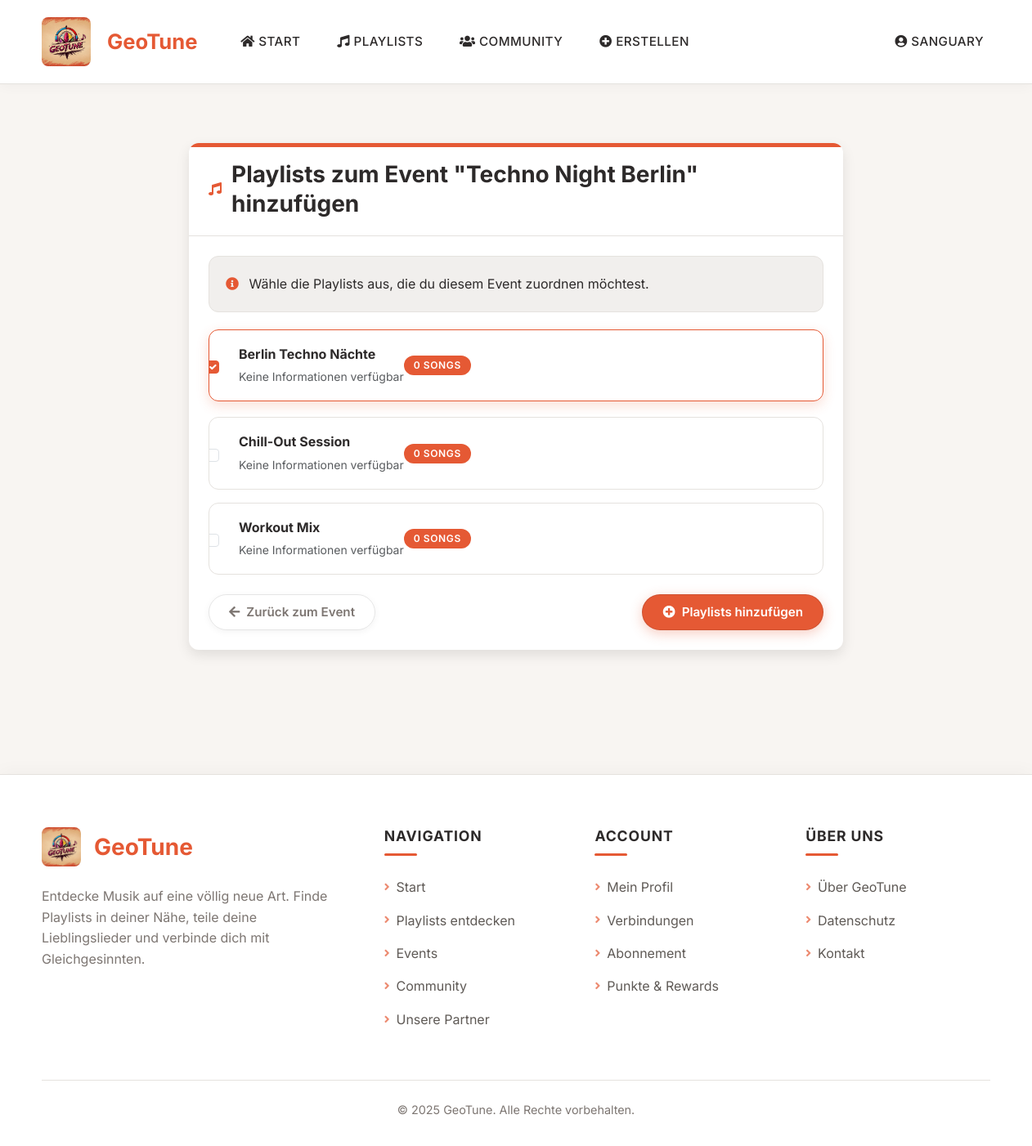
The app's page /events/2/playlist-hinzufuegen/ (signed in) with its own data.
### geotune/models.py (models this page shows, shortened)
class Nutzer(AbstractUser):
    bio = models.TextField(blank=True)
    profilbild = models.ImageField(upload_to='profile_pics/', blank=True, null=True)
    premium_status = models.BooleanField(default=False)

class Event(models.Model):
    name = models.CharField(max_length=100)
    beschreibung = models.TextField()
    datum = models.DateTimeField()
    ort = models.ForeignKey(Standort, on_delete=models.CASCADE, related_name='events')
    erstellt_von = models.ForeignKey(Nutzer, on_delete=models.CASCADE, related_name='erstellte_events')
    teilnehmer = models.ManyToManyField(Nutzer, related_name='teilgenommene_events')
    partner = models.ForeignKey(Partner, on_delete=models.SET_NULL, null=True, blank=True, related_name='gesponserte_events')
    playlists = models.ManyToManyField(Playlist, related_name='events', blank=True)
    bild = models.ImageField(upload_to='event_images/', blank=True, null=True)
    max_teilnehmer = models.IntegerField(null=True, blank=True)
    class Meta:
        ordering = ['datum']

class Playlist(models.Model):
    name = models.CharField(max_length=100)
    beschreibung = models.TextField(blank=True)
    erstellungsdatum = models.DateTimeField(default=timezone.now)
    erstellt_von = models.ForeignKey(Nutzer, on_delete=models.CASCADE, related_name='erstellte_playlists')
    ist_oeffentlich = models.BooleanField(default=True)
    anzahl_aufrufe = models.IntegerField(default=0)
    genres = models.ManyToManyField(Genre, related_name='playlists')
    standorte = models.ManyToManyField(Standort, through='PlaylistStandort', related_name='playlists')
    def __str__(self):
        return self.name

### geotune/views.py (the view)
# urls.py: path('events/<int:event_id>/playlist-hinzufuegen/', views.event_playlist_hinzufuegen, name='event_playlist_hinzufuegen'),
@login_required
def event_playlist_hinzufuegen(request, event_id):
    event = get_object_or_404(Event, id=event_id)
    if event.erstellt_von != request.user:
        messages.error(request, 'Du bist nicht berechtigt, Playlists zu diesem Event hinzuzufügen.')
        return redirect('event_detail', event_id=event.id)
    if request.method == 'POST':
        form = EventPlaylistForm(request.POST, user=request.user)
        if form.is_valid():
            selected_playlists = form.cleaned_data['playlists']
            for playlist in selected_playlists:
                event.playlists.add(playlist)
            messages.success(request, 'Playlists erfolgreich zum Event hinzugefügt!', extra_tags='toast')
            return redirect('event_detail', event_id=event.id)
    else:
        initial_playlists = event.playlists.filter(erstellt_von=request.user)
        form = EventPlaylistForm(user=request.user, initial={'playlists': initial_playlists})
    return render(request, 'geotune/event_playlist_form.html', {
        'form': form,
        'event': event
    })

### geotune/forms.py
class EventPlaylistForm(forms.Form, GeoTuneFormMixin):
    playlists = forms.ModelMultipleChoiceField(
        queryset=Playlist.objects.none(),
        required=True,
        label="Playlists auswählen",
        widget=forms.CheckboxSelectMultiple(attrs={'class': 'form-check-input'})
    )
    def __init__(self, *args, **kwargs):
        user = kwargs.pop('user', None)
        event = kwargs.pop('event', None)
        super().__init__(*args, **kwargs)
        if user:
            if event:
                self.fields['playlists'].queryset = Playlist.objects.filter(
                    erstellt_von=user
                ).exclude(
                    events=event
                )
            else:
                self.fields['playlists'].queryset = Playlist.objects.filter(erstellt_von=user)

### geotune/context_processors.py (called while the page is built)
def verbindungsanfragen(request):
    anzahl = 0
    if request.user.is_authenticated:
        anzahl = request.user.erhaltene_verbindungen.filter(status='angefragt').count()
    return {'anzahl_verbindungsanfragen': anzahl}

### geotune/templates/geotune/event_playlist_form.html (shortened to what this page needs)
{% extends 'geotune/base.html' %}
{% load static %}
{% load geotune_extras %}
{% block content %}
<div class="playlist-form-container">
    <div class="playlist-form-card">
        <div class="custom-card-header">
            <i class="fas fa-music"></i>
            <h3>Playlists zum Event "{{ event.name }}" hinzufügen</h3>
        </div>
        <div class="card-body p-4">
            {% if form.playlists %}
                <form method="post" id="playlistForm">
                    <div class="mb-4">
                        <div class="alert-custom-info mb-4">
                            <i class="fas fa-info-circle"></i> Wähle die Playlists aus, die du diesem Event zuordnen möchtest.
                        </div>
                        <div class="playlist-selection">
                            {% for playlist_option in form.playlists %}
                                <div class="playlist-option">
                                    <div class="card-body">
                                        <div class="form-check">
                                            {{ playlist_option.tag }}
                                            <label class="form-check-label" for="{{ playlist_option.id_for_label }}">
                                                <div class="d-flex justify-content-between w-100">
                                                    <div>
                                                        <div class="fw-bold">{{ playlist_option.choice_label }}</div>
                                                        {% if playlist_option.choice_value %}
                                                        <small class="text-muted">{{ playlist_option.choice_value|get_playlist_info }}</small>
                                                        {% else %}
                                                        <small class="text-muted">Keine Informationen verfügbar</small>
                                                        {% endif %}
                                                    </div>
                                                    <div class="badge bg-primary rounded-pill align-self-center">
                                                        {% if playlist_option.choice_value %}
                                                        {{ playlist_option.choice_value|get_playlist_song_count }} Songs
                                                        {% else %}
                                                        0 Songs
                                                        {% endif %}
                                                    </div>
                                                </div>
                                            </label>
                                        </div>
                                    </div>
                                </div>
                            {% endfor %}
                        </div>
                    </div>
                    <div class="d-flex justify-content-between mt-4">
                        <a href="{% url 'event_detail' event.id %}" class="btn btn-outline-secondary">
                            <i class="fas fa-arrow-left me-2"></i>Zurück zum Event
                        </a>
                        <button type="submit" class="btn btn-primary">
                            <i class="fas fa-plus-circle me-2"></i>Playlists hinzufügen
                        </button>
                    </div>
                </form>
            {% endif %}
        </div>
    </div>
</div>
{% endblock %}

### geotune/templates/geotune/base.html (shortened to what this page needs)
<!DOCTYPE html>
<html lang="de">
<head>
    <link href="https://cdn.jsdelivr.net/npm/bootstrap@5.3.2/dist/css/bootstrap.min.css" rel="stylesheet">
    <link rel="stylesheet" href="https://cdn.jsdelivr.net/npm/bootstrap-icons@1.11.1/font/bootstrap-icons.css">
    <link rel="stylesheet" href="https://cdnjs.cloudflare.com/ajax/libs/font-awesome/5.15.4/css/all.min.css">
    {% load static %}
    <link rel="stylesheet" href="{% static 'geotune/css/style.css' %}">
    <link rel="stylesheet" href="https://unpkg.com/leaflet@1.7.1/dist/leaflet.css">
</head>
<body>
    <nav class="navbar navbar-expand-lg">
        <div class="container">
            <a class="navbar-brand" href="{% url 'index' %}">
                {% load static %}
                <div class="d-flex align-items-center">
                    <img src="{% static 'media/GeoTune_Logo.jpg' %}" alt="GeoTune Logo" class="navbar-logo">
                    <span class="ms-2">GeoTune</span>
                </div>
            </a>
            <div class="collapse navbar-collapse" id="navbarNav">
                <ul class="navbar-nav me-auto">
                    <li class="nav-item">
                        <a class="nav-link" href="{% url 'index' %}">
                            <i class="fas fa-home"></i> Start
                        </a>
                    </li>
                    {% if user.is_authenticated %}
                        <li class="nav-item dropdown">
                            <a class="nav-link" href="#" id="playlistsDropdown" role="button"
                               data-bs-toggle="dropdown" aria-expanded="false">
                                <i class="fas fa-music"></i> Playlists
                            </a>
                        </li>
                        <li class="nav-item dropdown">
                            <a class="nav-link" href="#" id="communityDropdown" role="button"
                               data-bs-toggle="dropdown" aria-expanded="false">
                                <i class="fas fa-users"></i> Community
                            </a>
                        </li>
                        <li class="nav-item dropdown">
                            <a class="nav-link" href="#" id="navbarDropdown" role="button"
                               data-bs-toggle="dropdown" aria-expanded="false">
                                <i class="fas fa-plus-circle"></i> Erstellen
                            </a>
                        </li>
                    {% endif %}
                </ul>
                <ul class="navbar-nav">
                    {% if user.is_authenticated %}
                        <li class="nav-item dropdown">
                            <a class="nav-link" href="#" id="userDropdown" role="button"
                               data-bs-toggle="dropdown" aria-expanded="false">
                                <i class="fas fa-user-circle"></i> {{ user.username }}
                            </a>
                        </li>
                    {% endif %}
                </ul>
            </div>
        </div>
    </nav>
    <main class="container py-4">
        {% block content %}{% endblock %}
    </main>
    <footer class="footer">
        <div class="container">
            <div class="footer-container">
                <div class="footer-brand">
                    <div class="footer-logo">
                        <img src="{% static 'media/GeoTune_Logo.jpg' %}" alt="GeoTune Logo">
                        <h3>GeoTune</h3>
                    </div>
                    <p class="footer-description">
                        Entdecke Musik auf eine völlig neue Art. Finde Playlists in deiner Nähe, teile deine Lieblingslieder und verbinde dich mit Gleichgesinnten.
                    </p>
                </div>
                <div class="footer-columns">
                    <div class="footer-column">
                        <h5 class="footer-title">Navigation</h5>
                        <ul class="footer-links">
                            <li><a href="{% url 'index' %}"><i class="fas fa-angle-right"></i> Start</a></li>
                            {% if user.is_authenticated %}
                                <li><a href="{% url 'playlists_in_der_naehe' %}"><i class="fas fa-angle-right"></i> Playlists entdecken</a></li>
                                <li><a href="{% url 'events' %}"><i class="fas fa-angle-right"></i> Events</a></li>
                                <li><a href="{% url 'nutzer_empfehlungen' %}"><i class="fas fa-angle-right"></i> Community</a></li>
                                <li><a href="{% url 'partner' %}"><i class="fas fa-angle-right"></i> Unsere Partner</a></li>
                            {% endif %}
                        </ul>
                    </div>
                    <div class="footer-column">
                        <h5 class="footer-title">Account</h5>
                        <ul class="footer-links">
                            {% if user.is_authenticated %}
                                <li><a href="{% url 'nutzerprofil' %}"><i class="fas fa-angle-right"></i> Mein Profil</a></li>
                                <li><a href="{% url 'verbindungen' %}"><i class="fas fa-angle-right"></i> Verbindungen</a></li>
                                <li><a href="{% url 'abonnement_verwalten' %}"><i class="fas fa-angle-right"></i> Abonnement</a></li>
                                <li><a href="{% url 'gamification' %}"><i class="fas fa-angle-right"></i> Punkte & Rewards</a></li>
                            {% else %}
                                <li><a href="{% url 'login' %}"><i class="fas fa-angle-right"></i> Anmelden</a></li>
                                <li><a href="{% url 'register' %}"><i class="fas fa-angle-right"></i> Registrieren</a></li>
                            {% endif %}
                        </ul>
                    </div>
                    <div class="footer-column">
                        <h5 class="footer-title">Über uns</h5>
                        <ul class="footer-links">
                            <li><a href="{% url 'ueber_uns' %}"><i class="fas fa-angle-right"></i> Über GeoTune</a></li>
                            <li><a href="{% url 'datenschutz' %}"><i class="fas fa-angle-right"></i> Datenschutz</a></li>
                            <li><a href="{% url 'kontakt' %}"><i class="fas fa-angle-right"></i> Kontakt</a></li>
                        </ul>
                    </div>
                </div>
            </div>
            <div class="footer-bottom text-center">
                <p>&copy; 2025 GeoTune. Alle Rechte vorbehalten.</p>
            </div>
        </div>
    </footer>
</body>
</html>

### geotune/templates/geotune/event_playlist_form.html (style rules this page uses)
.custom-card-header { position: relative; padding: 1.25rem 1.5rem; display: flex; align-items: center; border-bottom: 1px solid var(--gray-200); font-weight: 600; }
.custom-card-header::before { content: ''; position: absolute; top: 0; left: 0; width: 100%; height: 5px; background-color: var(--primary); }
.custom-card-header h3, .custom-card-header h5 { margin-bottom: 0; color: var(--dark); }
.custom-card-header i { margin-right: 0.75rem; color: var(--primary); }
.playlist-option { transition: all 0.3s ease; border: 1px solid var(--gray-200); cursor: pointer; position: relative; overflow: hidden; border-radius: var(--border-radius); margin-bottom: 1rem; }
.playlist-option.border-primary { border-color: var(--primary) !important; box-shadow: 0 0 15px rgba(var(--primary-rgb), 0.15); }
.playlist-option .card-body { padding: 1rem 1.25rem; }
.playlist-option .form-check { padding-left: 0; margin-bottom: 0; display: flex; align-items: center; }
.playlist-option .form-check-input { margin-right: 1rem; flex-shrink: 0; }
.playlist-option .form-check-label { padding-left: 0.5rem; }
.playlist-selection { margin-bottom: 1.5rem; }
.alert-custom-info { color: var(--dark); background-color: var(--gray-100); border: 1px solid var(--gray-200); border-radius: var(--border-radius); padding: 1.25rem; margin-bottom: 1.5rem; }
.alert-custom-info i { color: var(--primary); margin-right: 0.5rem; }
.playlist-form-container { max-width: 800px; margin: 0 auto; padding: 2rem 0; }
.playlist-form-card { background-color: var(--white); border-radius: var(--border-radius); overflow: hidden; box-shadow: 0 6px 16px rgba(0, 0, 0, 0.1); border: none; }
.form-check-input { cursor: pointer; }
.form-check-input:checked { background-color: var(--primary); border-color: var(--primary); }
.btn { display: inline-flex; align-items: center; justify-content: center; font-weight: 600; border-radius: 50px; transition: all 0.3s ease; padding: 0.6rem 1.5rem; }
.btn-primary { background-color: var(--primary); color: var(--white); border: 1px solid rgba(0, 0, 0, 0.1); }
.btn-outline-secondary { background-color: transparent; color: var(--gray-600); border: 1px solid rgba(0, 0, 0, 0.1); }
.badge.bg-primary { background-color: var(--primary) !important; border-radius: 50px; padding: 0.5em 1em; }

### records on screen
Nutzer: username "SANGUARY"
Event: name "Techno Night Berlin"
Playlist: choice_label "Berlin Techno Nächte"
Playlist: choice_label "Chill-Out Session"
Playlist: choice_label "Workout Mix"
